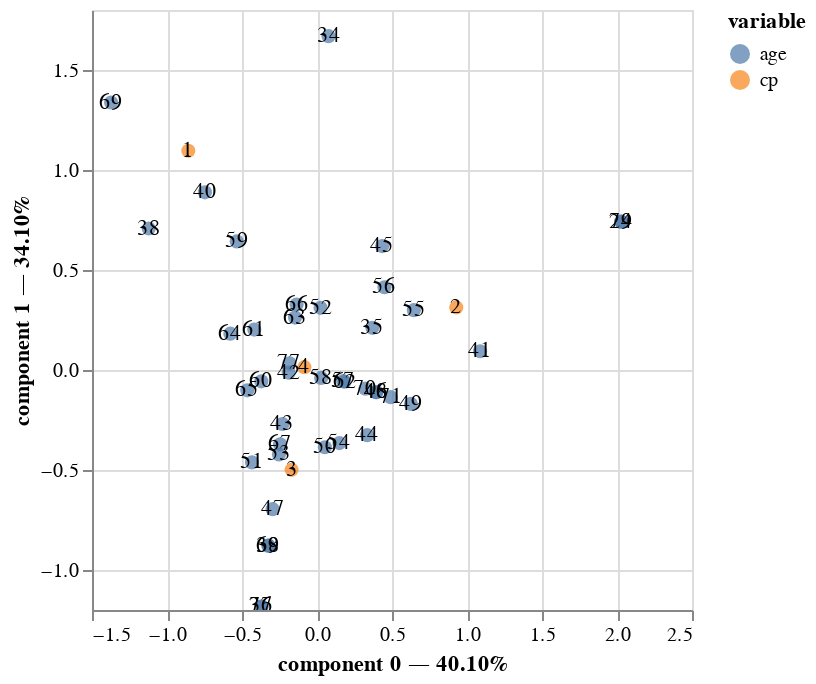

Write notebook code for a chart like this one.
### Code cell
ca.plot(ca_cp__contingancyTab,
        x_component = 0,#First component
        y_component = 1,#Second component
        show_row_markers=True,
        show_column_markers=True,#
        show_row_labels=True,
        show_column_labels=True

)

### Figure 1 — Vega-Lite specification as saved in the notebook (floating-point values rounded to 4 significant figures)
{"config": {"view": {"continuousWidth": 300, "continuousHeight": 300}}, "layer": [{"data": {"name": "data-9a3d70d2c1ea5961b0259aeefcce5fe2"}, "mark": {"type": "circle", "size": 50}, "encoding": {"color": {"field": "variable", "type": "nominal"}, "tooltip": [{"field": "variable", "type": "nominal"}, {"field": "value", "type": "nominal"}, {"field": "component 0", "type": "quantitative"}, {"field": "component 1", "type": "quantitative"}], "x": {"axis": {"title": "component 0 — 40.10%"}, "field": "component 0", "scale": {"zero": false}, "type": "quantitative"}, "y": {"axis": {"title": "component 1 — 34.10%"}, "field": "component 1", "scale": {"zero": false}, "type": "quantitative"}}, "name": "view_2"}, {"data": {"name": "data-9a3d70d2c1ea5961b0259aeefcce5fe2"}, "mark": {"type": "text"}, "encoding": {"text": {"field": "label", "type": "nominal"}, "x": {"axis": {"title": "component 0 — 40.10%"}, "field": "component 0", "scale": {"zero": false}, "type": "quantitative"}, "y": {"axis": {"title": "component 1 — 34.10%"}, "field": "component 1", "scale": {"zero": false}, "type": "quantitative"}}}, {"data": {"name": "data-4215fa6e25d6b065bf4bf990ce1cff47"}, "mark": {"type": "circle", "size": 50}, "encoding": {"color": {"field": "variable", "type": "nominal"}, "tooltip": [{"field": "variable", "type": "nominal"}, {"field": "value", "type": "nominal"}, {"field": "component 0", "type": "quantitative"}, {"field": "component 1", "type": "quantitative"}], "x": {"axis": {"title": "component 0 — 40.10%"}, "field": "component 0", "scale": {"zero": false}, "type": "quantitative"}, "y": {"axis": {"title": "component 1 — 34.10%"}, "field": "component 1", "scale": {"zero": false}, "type": "quantitative"}}}, {"data": {"name": "data-4215fa6e25d6b065bf4bf990ce1cff47"}, "mark": {"type": "text"}, "encoding": {"text": {"field": "label", "type": "nominal"}, "x": {"axis": {"title": "component 0 — 40.10%"}, "field": "component 0", "scale": {"zero": false}, "type": "quantitative"}, "y": {"axis": {"title": "component 1 — 34.10%"}, "field": "component 1", "scale": {"zero": false}, "type": "quantitative"}}}], "params": [{"name": "param_2", "select": {"type": "interval", "encodings": ["x", "y"]}, "bind": "scales", "views": ["view_2"]}], "$schema": "https://vega.github.io/schema/vega-lite/v5.8.0.json", "datasets": {"data-9a3d70d2c1ea5961b0259aeefcce5fe2": [{"component 0": -0.8579, "component 1": 1.096, "variable": "cp", "value": "1", "label": 1}, {"component 0": 0.9284, "component 1": 0.3131, "variable": "cp", "value": "2", "label": 2}, {"component 0": -0.1695, "component 1": -0.4992, "variable": "cp", "value": "3", "label": 3}, {"component 0": -0.08411, "component 1": 0.01427, "variable": "cp", "value": "4", "label": 4}], "data-4215fa6e25d6b065bf4bf990ce1cff47": [{"component 0": 2.028, "component 1": 0.7416, "variable": "age", "value": "29", "label": 29}, {"component 0": 0.07692, "component 1": 1.669, "variable": "age", "value": "34", "label": 34}, {"component 0": 0.3692, "component 1": 0.2107, "variable": "age", "value": "35", "label": 35}, {"component 0": -0.3701, "component 1": -1.182, "variable": "age", "value": "37", "label": 37}, {"component 0": -1.122, "component 1": 0.7074, "variable": "age", "value": "38", "label": 38}, {"component 0": -0.3235, "component 1": -0.8783, "variable": "age", "value": "39", "label": 39}, {"component 0": -0.7471, "component 1": 0.8882, "variable": "age", "value": "40", "label": 40}, {"component 0": 1.087, "component 1": 0.09366, "variable": "age", "value": "41", "label": 41}, {"component 0": -0.1885, "component 1": -0.01336, "variable": "age", "value": "42", "label": 42}, {"component 0": -0.2303, "component 1": -0.2702, "variable": "age", "value": "43", "label": 43}, {"component 0": 0.3347, "component 1": -0.3259, "variable": "age", "value": "44", "label": 44}, {"component 0": 0.4343, "component 1": 0.6196, "variable": "age", "value": "45", "label": 45}, {"component 0": 0.3949, "component 1": -0.1114, "variable": "age", "value": "46", "label": 46}, {"component 0": -0.2956, "component 1": -0.6959, "variable": "age", "value": "47", "label": 47}, {"component 0": 0.3949, "component 1": -0.1114, "variable": "age", "value": "48", "label": 48}, {"component 0": 0.6263, "component 1": -0.1695, "variable": "age", "value": "49", "label": 49}, {"component 0": 0.05231, "component 1": -0.3863, "variable": "age", "value": "50", "label": 50}, {"component 0": -0.4333, "component 1": -0.462, "variable": "age", "value": "51", "label": 51}, {"component 0": 0.02357, "component 1": 0.3108, "variable": "age", "value": "52", "label": 52}, {"component 0": -0.2536, "component 1": -0.4222, "variable": "age", "value": "53", "label": 53}, {"component 0": 0.1494, "component 1": -0.3655, "variable": "age", "value": "54", "label": 54}, {"component 0": 0.6456, "component 1": 0.2992, "variable": "age", "value": "55", "label": 55}, {"component 0": 0.4499, "component 1": 0.4136, "variable": "age", "value": "56", "label": 56}, {"component 0": 0.1736, "component 1": -0.0559, "variable": "age", "value": "57", "label": 57}, {"component 0": 0.02745, "component 1": -0.03957, "variable": "age", "value": "58", "label": 58}, {"component 0": -0.5353, "component 1": 0.643, "variable": "age", "value": "59", "label": 59}, {"component 0": -0.3712, "component 1": -0.05663, "variable": "age", "value": "60", "label": 60}, {"component 0": -0.4183, "component 1": 0.2022, "variable": "age", "value": "61", "label": 61}, {"component 0": 0.1845, "component 1": -0.05862, "variable": "age", "value": "62", "label": 62}, {"component 0": -0.1465, "component 1": 0.2621, "variable": "age", "value": "63", "label": 63}, {"component 0": -0.5777, "component 1": 0.1816, "variable": "age", "value": "64", "label": 64}, {"component 0": -0.4649, "component 1": -0.1018, "variable": "age", "value": "65", "label": 65}, {"component 0": -0.1359, "component 1": 0.3274, "variable": "age", "value": "66", "label": 66}, {"component 0": -0.2459, "component 1": -0.3716, "variable": "age", "value": "67", "label": 67}, {"component 0": -0.3235, "component 1": -0.8783, "variable": "age", "value": "68", "label": 68}, {"component 0": -1.373, "component 1": 1.337, "variable": "age", "value": "69", "label": 69}, {"component 0": 0.3225, "component 1": -0.09328, "variable": "age", "value": "70", "label": 70}, {"component 0": 0.4913, "component 1": -0.1356, "variable": "age", "value": "71", "label": 71}, {"component 0": 2.028, "component 1": 0.7416, "variable": "age", "value": "74", "label": 74}, {"component 0": -0.3701, "component 1": -1.182, "variable": "age", "value": "76", "label": 76}, {"component 0": -0.1837, "component 1": 0.03379, "variable": "age", "value": "77", "label": 77}]}}
